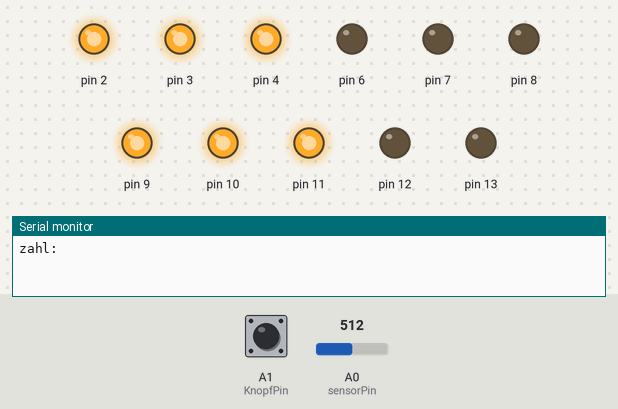
Bench run of a sketch on a simulated Arduino Uno, built with avr-gcc and run on an emulated ATmega328P. Shown: output pins drawn as LEDs (lit = HIGH), the last lines printed to the serial monitor. The inputs (shaded band) are chosen by the test bench; at power-on: A1 (KnopfPin) LOW, A0 (sensorPin) = 512. Random numbers use the default seed unless the sketch sets one; pins used as bus, display or sensor lines are not drawn.

Above: at 2.0 s.
2.1 s: A1 (KnopfPin) pulled HIGH for 0.15 s
At 3.4 s:
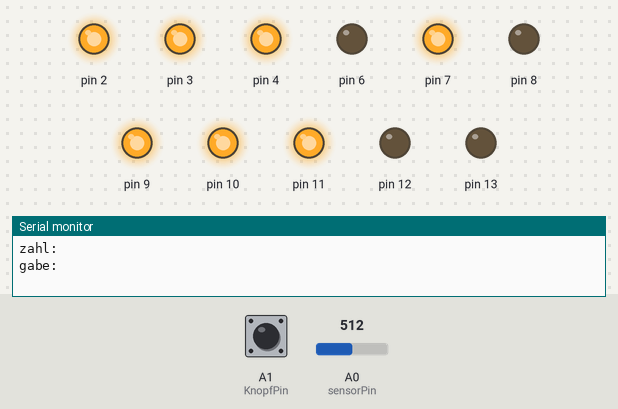
5.2 s: A0 (sensorPin) set to 480
8.2 s: A1 (KnopfPin) pulled HIGH for 1 s
At 10.0 s:
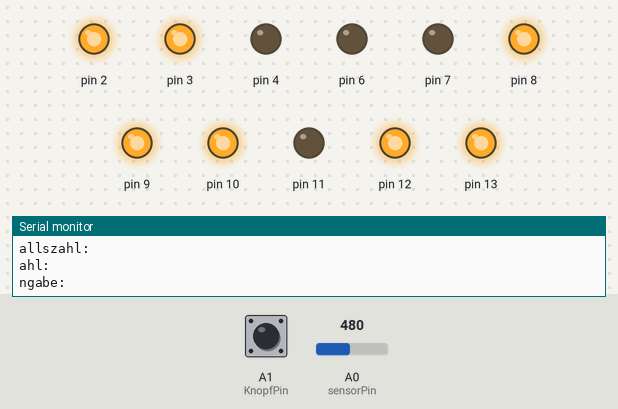
10.7 s: A1 (KnopfPin) pulled HIGH for 3.2 s
At 13.9 s:
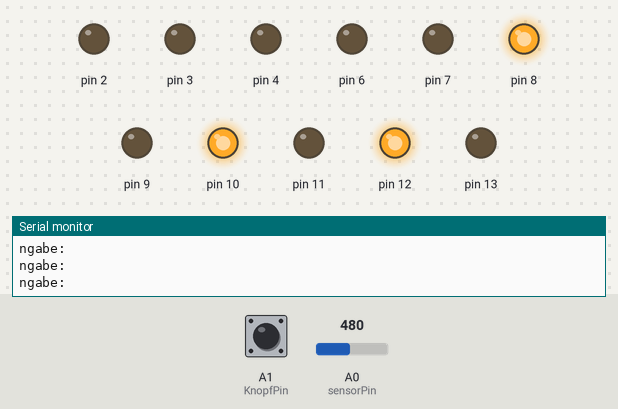
15.4 s: A0 (sensorPin) set to 340
18.4 s: A1 (KnopfPin) pulled HIGH for 0.15 s
At 20.2 s:
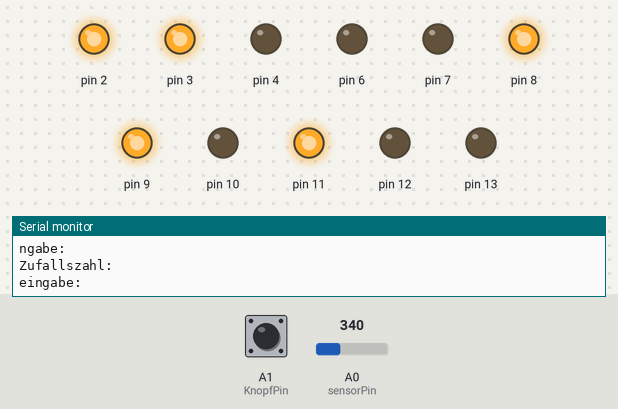
Timing chart, 0 to 21.7 s (numbered marks = the images above; inputs shaded):
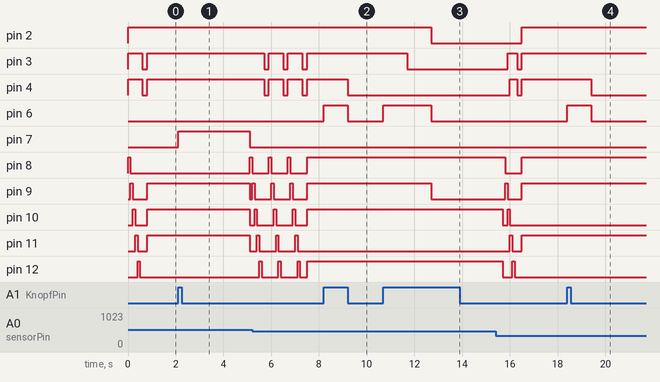

The sketch:

Ratespiel.ino
```cpp
/*
  Rate-Spiel

*/

int status = 0;    // DEFINITION der Variablen
int eingabe = 0;
int zahl = 5;    //Versuch -> später durch Zufall
int versuche = 0;
int sensorPin = A0;

int sensorValue = 0;
#define poti 0
int potiwert;

int KnopfPin = A1;


//-------------------------------------
//---Methoden für die Zahl-AUSGABE-----
//-------------------------------------
void Null(){  // ZAHL NULL AUSGEBEN
  digitalWrite(8, LOW);
  digitalWrite(9, HIGH);
  digitalWrite(10, HIGH);
  digitalWrite(11, HIGH);
  digitalWrite(12, HIGH);
  digitalWrite(13, HIGH);
  digitalWrite(0, HIGH);
}

void EINS(){  // ZAHL EINS AUSGEBEN
  digitalWrite(8, LOW);
  digitalWrite(9, LOW);
  digitalWrite(10, LOW);
  digitalWrite(11, HIGH);
  digitalWrite(12, LOW);
  digitalWrite(13, LOW);
  digitalWrite(0, HIGH);
}


void ZWEI(){  // ZAHL ZWEI AUSGEBEN
  digitalWrite(8, HIGH);
  digitalWrite(9, LOW);
  digitalWrite(10, HIGH);
  digitalWrite(11, HIGH);
  digitalWrite(12, HIGH);
  digitalWrite(13, HIGH);
  digitalWrite(0, LOW);
}

void DREI(){  // ZAHL DREI AUSGEBEN
  digitalWrite(8, HIGH);
  digitalWrite(9, LOW);
  digitalWrite(10, HIGH);
  digitalWrite(11, HIGH);
  digitalWrite(12, LOW);
  digitalWrite(13, HIGH);
  digitalWrite(0, HIGH);
}

void VIER(){  // ZAHL VIER AUSGEBEN
  digitalWrite(8, HIGH);
  digitalWrite(9, HIGH);
  digitalWrite(10, LOW);
  digitalWrite(11, HIGH);
  digitalWrite(12, LOW);
  digitalWrite(13, LOW);
  digitalWrite(0, HIGH);
}


void FUENF(){  // ZAHL FUENF AUSGEBEN
  digitalWrite(8, HIGH);
  digitalWrite(9, HIGH);
  digitalWrite(10, HIGH);
  digitalWrite(11, LOW);
  digitalWrite(12, LOW);
  digitalWrite(13, HIGH);
  digitalWrite(0, HIGH);
}


void SECHS(){  // ZAHL SECHS AUSGEBEN
  digitalWrite(8, HIGH);
  digitalWrite(9, HIGH);
  digitalWrite(10, HIGH);
  digitalWrite(11, LOW);
  digitalWrite(12, HIGH);
  digitalWrite(13, HIGH);
  digitalWrite(0, HIGH);
}

void SIEBEN(){  // ZAHL SIEBEN AUSGEBEN
  digitalWrite(8, LOW);
  digitalWrite(9, HIGH);
  digitalWrite(10, HIGH);
  digitalWrite(11, HIGH);
  digitalWrite(12, LOW);
  digitalWrite(13, LOW);
  digitalWrite(0, HIGH);
}


void ACHT(){  // ZAHL ACHT AUSGEBEN
  digitalWrite(8, HIGH);
  digitalWrite(9, HIGH);
  digitalWrite(10, HIGH);
  digitalWrite(11, HIGH);
  digitalWrite(12, HIGH);
  digitalWrite(13, HIGH);
  digitalWrite(0, HIGH);
}

void NEUN(){  // ZAHL NEUN AUSGEBEN
  digitalWrite(8, HIGH);
  digitalWrite(9, HIGH);
  digitalWrite(10, HIGH);
  digitalWrite(11, HIGH);
  digitalWrite(12, LOW);
  digitalWrite(13, HIGH);
  digitalWrite(0, HIGH);
}

void  Kalibrieren(){  // Kalibrieren == Anzeige/Grafik ZURÜCKSETZEN
  digitalWrite(8, HIGH);
  digitalWrite(9, LOW);
  digitalWrite(10, LOW);
  digitalWrite(11, LOW);
  digitalWrite(12, LOW);
  digitalWrite(13, LOW);
  digitalWrite(0, LOW);
  delay(100);

  digitalWrite(8, LOW);
  digitalWrite(9, HIGH);
  delay(100);
  digitalWrite(3, HIGH);

  digitalWrite(9, LOW);
  digitalWrite(10, HIGH);
  delay(100);
  digitalWrite(4, HIGH);

  digitalWrite(10, LOW);
  digitalWrite(11, HIGH);
  delay(100);
  digitalWrite(5, HIGH);

  digitalWrite(11, LOW);
  digitalWrite(12, HIGH);
  delay(100);
  digitalWrite(3, HIGH);
  digitalWrite(4, HIGH);
  digitalWrite(5, HIGH);
  digitalWrite(12, LOW);
  digitalWrite(13, HIGH);
  delay(100);
  digitalWrite(3, LOW);
  digitalWrite(4, LOW);
  digitalWrite(5, LOW);
  digitalWrite(13, LOW);
  digitalWrite(0, HIGH);
  delay(100);
  digitalWrite(0, LOW);
  delay(100);
  digitalWrite(3, HIGH);
  digitalWrite(4, HIGH);
  digitalWrite(5, HIGH);
  versuche = 0;
  zahl= random(10);    //  !!!!!!!!!!!Zufalls-Zahl!!!!!!!!!!!!!!!
  Serial.println("Zufallszahl:" + zahl);


}


void setup() {                       //SETUP
  Serial.begin(9600);
  pinMode(0, OUTPUT);
  pinMode(2, OUTPUT);
  pinMode(3, OUTPUT);
  pinMode(4, OUTPUT);
  pinMode(6, OUTPUT);
  pinMode(7, OUTPUT);
  pinMode(8, OUTPUT);
  pinMode(9, OUTPUT);
  pinMode(10, OUTPUT);
  pinMode(11, OUTPUT);
  pinMode(12, OUTPUT);
  pinMode(13, OUTPUT);
  pinMode(1, OUTPUT);
  digitalWrite(0, LOW);
  digitalWrite(1, LOW);

  pinMode(5, INPUT);


  //VERSUCHSANZEIGE
  digitalWrite(2, HIGH);
  digitalWrite(3, HIGH);
  digitalWrite(4, HIGH);
  Kalibrieren();


}


//--------------------------
//------PROGRAMM-START------
//--------------------------

void loop() {

  /*
  digitalWrite(2, HIGH);   // turn the LED on (HIGH is the voltage level)                  FUNKTIONSTEST aller Komponenten
  delay(1000);                       // wait for a second
  digitalWrite(2, LOW);    // turn the LED off by making the voltage LOW
  delay(1000);
  digitalWrite(3, HIGH);   // turn the LED on (HIGH is the voltage level)
  delay(1000);                       // wait for a second
  digitalWrite(3, LOW);    // turn the LED off by making the voltage LOW
  delay(1000);
  digitalWrite(4, HIGH);   // turn the LED on (HIGH is the voltage level)
  delay(1000);                       // wait for a second
  digitalWrite(4, LOW);    // turn the LED off by making the voltage LOW
  delay(1000); // wait for a second


  digitalWrite(6, HIGH);   // turn the LED on (HIGH is the voltage level)
  delay(1000);                       // wait for a second
  digitalWrite(6, LOW);    // turn the LED off by making the voltage LOW
  delay(1000); // wait for a second
  digitalWrite(6, HIGH);   // turn the LED on (HIGH is the voltage level)
  delay(1000);
  digitalWrite(7, HIGH);   // turn the LED on (HIGH is the voltage level)
  delay(1000);                       // wait for a second
  digitalWrite(6, LOW);    // turn the LED off by making the voltage LOW
  delay(1000); // wait for a second

                        // wait for a second
  digitalWrite(7, LOW);    // turn the LED off by making the voltage LOW
  delay(1000); // wait for a second

  for (int i=0; i <= 10; i++){
  digitalWrite(1, HIGH);   // HIGHSCORE
  delay(200);
  digitalWrite(1, LOW);
  delay(200);
  i = i+1;
  }
*/


 sensorValue = analogRead(sensorPin);                    // ABFRAGE Poti und autom. Anzeige auf Display
 if (sensorValue >0 && sensorValue < 70 ) {
     Null();
     eingabe = 0;
  }


if (sensorValue >70 && sensorValue < 140 ) {
    EINS();
    eingabe = 1;
  }

if (sensorValue >140 && sensorValue < 210 ) {
    ZWEI();
    eingabe = 2;
  }


if (sensorValue >210 && sensorValue < 280 ) {
   DREI();
   eingabe = 3;
  }

if (sensorValue >280 && sensorValue < 350 ) {
     VIER();
     eingabe = 4;
  }

if (sensorValue >350 && sensorValue < 420 ) {
    FUENF();
    eingabe = 5;
  }

if (sensorValue >420 && sensorValue < 490 ) {
    SECHS();
    eingabe = 6;
  }

if (sensorValue >490 && sensorValue < 560 ) {
    SIEBEN();
    eingabe = 7;
  }

if (sensorValue >560 && sensorValue < 630 ) {
    ACHT();
    eingabe = 8;
  }

if (sensorValue >560 && sensorValue < 700 ) {
    NEUN();
    eingabe = 9;
  }


status = digitalRead(A1);                           //Wenn EINGABEKNOPF gedrückt wird
if (status == HIGH) {
Serial.println("Usereingabe:" + eingabe);      // EINGABE auf dem seriellen Monitor


    if (eingabe == zahl){       //RICHTIGE WAHL
      digitalWrite(7, HIGH);
      delay(3000);
      digitalWrite(7, LOW);
      Kalibrieren();
      Kalibrieren();
      Kalibrieren();

    }
     else if (eingabe == (zahl+1)){             //AUSGABE auf RGB LED  Falsch - Fast - Richtig
      digitalWrite(6, HIGH);
      digitalWrite(7, HIGH);
      delay(1000);
      digitalWrite(6, LOW);
      digitalWrite(7, LOW);
      versuche = versuche +1;
    }
     else if (eingabe == (zahl-1)){
      digitalWrite(6, HIGH);
      digitalWrite(7, HIGH);
      delay(1000);
      digitalWrite(6, LOW);
      digitalWrite(7, LOW);
      versuche = versuche +1;
    }
    else{
      digitalWrite(6, HIGH);    //FALSCH
      delay(1000);
      digitalWrite(6, LOW);
      versuche = versuche +1;

    }

  switch (versuche) {                      //ANZAHL DER VERSUCHE und leuchten der LEDs
    case 0:
      digitalWrite(2, HIGH);
      digitalWrite(3, HIGH);
      digitalWrite(4, HIGH);
      break;
    case 1:
       digitalWrite(2, HIGH);
       digitalWrite(3, HIGH);
       digitalWrite(4, LOW);
      break;
    case 2:
       digitalWrite(2, HIGH);
       digitalWrite(3, LOW);
       digitalWrite(4, LOW);
      break;
    case 3:
       digitalWrite(2, LOW);
       digitalWrite(3, LOW);
       digitalWrite(4, LOW);
       //---------------
       digitalWrite(8, HIGH);
       digitalWrite(9, LOW);
       digitalWrite(10, HIGH);
       digitalWrite(11, LOW);
       digitalWrite(12, HIGH);
       digitalWrite(13, LOW);
       digitalWrite(0, HIGH);
       delay(3000);
       Kalibrieren();
       versuche = 0 ;
       digitalWrite(2, HIGH);
       digitalWrite(3, HIGH);
       digitalWrite(4, HIGH);
       break;

    default:
       //digitalWrite(2, LOW);
       //digitalWrite(3, LOW);
       //digitalWrite(4, LOW);
       //versuche = 3;
    break;
  }

}


}
```

Measured:
- after the input at 2.1 s, pin 7: LOW → HIGH at once, → LOW 3.0 s later; pin 8: LOW → HIGH after 3.0 s; pin 9–11: HIGH → LOW after 3.0 s
- after the input at 8.2 s, pin 4: HIGH → LOW after 1.0 s; pin 6: LOW → HIGH at once, → LOW 1.0 s later
- after the input at 10.7 s, pin 2, pin 9, pin 13: HIGH → LOW after 2.0 s; pin 3: HIGH → LOW after 1.0 s; pin 6: LOW → HIGH at once, → LOW 2.0 s later
- after the input at 18.4 s, pin 4: HIGH → LOW after 1.0 s; pin 6: LOW → HIGH at once, → LOW 1.0 s later
- by itself, pin 3, pin 4: alternates HIGH for 0.60 s and LOW for 0.20 s
- by itself, pin 13: repeats every 0.80 s: LOW 0.70 s, HIGH 0.10 s
